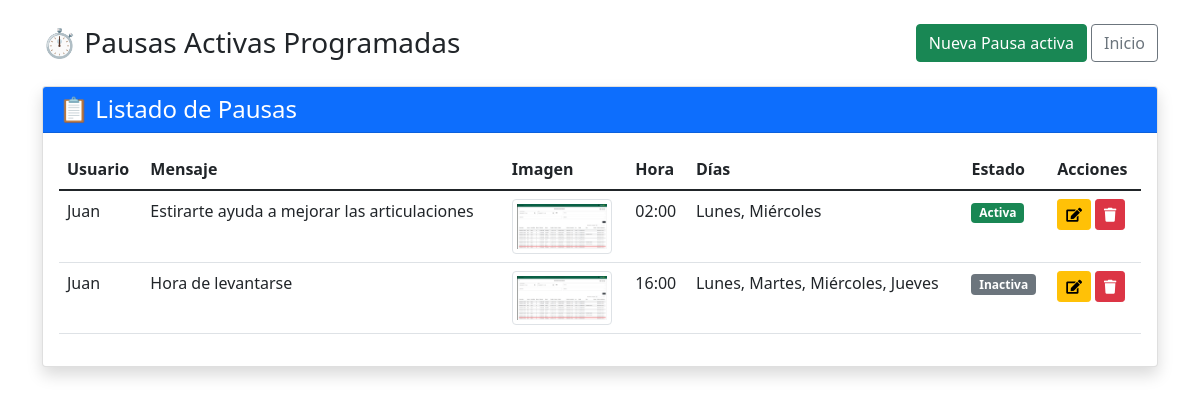
Page /pausas_activas on the committed database.
### tables this page shows
CREATE TABLE pausas_activas(
                id INTEGER PRIMARY KEY AUTOINCREMENT,
                id_usuario INTEGER NOT NULL,
                mensaje TEXT,
                imagen TEXT,
                hora_pausa TEXT,  -- Almacenar como texto en formato HH:MM o como TIMESTAMP
                dias_semana TEXT,  -- Para especificar días de la semana (ej. "Lunes,Miércoles,Viernes")
                activa BOOLEAN DEFAULT 1,
                FOREIGN KEY (id_usuario) REFERENCES usuarios(id)
            );

CREATE TABLE usuarios (
                id INTEGER PRIMARY KEY AUTOINCREMENT,
                nombre TEXT NOT NULL,
                username TEXT UNIQUE NOT NULL,
                password TEXT NOT NULL,
                role INTEGER NOT NULL DEFAULT 1,  -- 1=usuario normal, 2=admin
                dni TEXT UNIQUE NOT NULL,  -- Cambiado a TEXT para manejar diferentes formatos
                fecha_registro TIMESTAMP DEFAULT CURRENT_TIMESTAMP,
                activo BOOLEAN DEFAULT 1
            );

### routes/pausas.py (the view)
    @app.route('/pausas_activas')
    def pausas_activas_index():
        try:
            conn = get_db_connection()
            pausas = conn.execute('''
                SELECT pa.id, pa.mensaje, pa.imagen, pa.hora_pausa, pa.dias_semana, pa.activa,
                       strftime('%H:%M', pa.hora_pausa) as hora_formateada,
                       u.nombre as usuario_nombre
                FROM pausas_activas pa
                JOIN usuarios u ON pa.id_usuario = u.id
                ORDER BY pa.hora_pausa
            ''').fetchall()
            conn.close()
            return render_template('pausas_activas/index.html', pausas=pausas)
        except Exception as e:
            app.logger.error(f"Error al listar pausas activas: {str(e)}")
            flash('Error al cargar las pausas activas', 'error')
            return redirect(url_for('index'))

### database.py (called while the page is built)
def get_db_connection():
    conn = sqlite3.connect('monitoring.db')
    conn.row_factory = sqlite3.Row
    return conn

### templates/pausas_activas/index.html (shortened to what this page needs)
<!DOCTYPE html>
<html lang="es">
<head>
    <link href="https://cdn.jsdelivr.net/npm/bootstrap@5.1.3/dist/css/bootstrap.min.css" rel="stylesheet">
    <link href="https://cdnjs.cloudflare.com/ajax/libs/font-awesome/5.15.4/css/all.min.css" rel="stylesheet">
</head>
<body>
    <div class="container py-4">
        <div class="d-flex justify-content-between align-items-center mb-4">
            <h1 class="h3 mb-0">
                 ⏱️ Pausas Activas Programadas
            </h1>
            <div>
                <a href="{{ url_for('pausas_activas_add') }}" class="btn btn-success">
                     Nueva Pausa activa
                </a>
                <a href="{{ url_for('index') }}" class="btn btn-outline-secondary">
                     Inicio
                </a>
            </div>
        </div>
        <div class="card shadow">
            <div class="card-header bg-primary text-white">
                <h4 class="mb-0">📋 Listado de Pausas</h4>
            </div>
            <div class="card-body">
                <div class="table-responsive">
                    <table class="table table-hover">
                        <thead>
                            <tr>
                                <th>Usuario</th>
                                <th>Mensaje</th>
                                <th>Imagen</th>
                                <th>Hora</th>
                                <th>Días</th>
                                <th>Estado</th>
                                <th>Acciones</th>
                            </tr>
                        </thead>
                        <tbody>
                            {% for pausa in pausas %}
                            <tr>
                                <td>{{ pausa.usuario_nombre }}</td>
                                <td>{{ pausa.mensaje }}</td>
                                <td>
                                    {% if pausa.imagen %}
                                    <img src="{{ url_for('static', filename='uploads/pausas/' + pausa.imagen) }}"
                                         class="img-thumbnail" alt="Imagen pausa">
                                    {% else %}
                                    <span class="text-muted">Sin imagen</span>
                                    {% endif %}
                                </td>
                                <td>{{ pausa.hora_formateada }}</td>
                                <td>
                                    {% if pausa.dias_semana %}
                                        {{ pausa.dias_semana.split(',')|join(', ') }}
                                    {% else %}
                                        Diario
                                    {% endif %}
                                </td>
                                <td>
                                    {% if pausa.activa %}
                                        <span class="badge bg-success">Activa</span>
                                    {% else %}
                                        <span class="badge bg-secondary">Inactiva</span>
                                    {% endif %}
                                </td>
                                <td>
                                    <a href="{{ url_for('pausas_activas_edit', id=pausa.id) }}"
                                       class="btn btn-sm btn-warning" title="Editar">
                                        <i class="fas fa-edit"></i>
                                    </a>
                                    <form method="post" action="{{ url_for('pausas_activas_delete', id=pausa.id) }}"
                                          style="display: inline;" onsubmit="return confirm('¿Eliminar esta pausa activa?')">
                                        <button type="submit" class="btn btn-sm btn-danger" title="Eliminar">
                                            <i class="fas fa-trash"></i>
                                        </button>
                                    </form>
                                </td>
                            </tr>
                            {% else %}
                            <tr>
                                <td colspan="7" class="text-center py-4">No hay pausas activas programadas</td>
                            </tr>
                            {% endfor %}
                        </tbody>
                    </table>
                </div>
            </div>
        </div>
    </div>
</body>
</html>

### templates/pausas_activas/index.html (style rules this page uses)
.img-thumbnail { max-width: 100px; max-height: 100px; }

### rows in the picture
pausas_activas: usuario_nombre "Juan", mensaje "Estirarte ayuda a mejorar las articulaciones", imagen (picture), hora_formateada "02:00", dias_semana.split "Lunes, Miércoles", activa "Activa"
pausas_activas: usuario_nombre "Juan", mensaje "Hora de levantarse", imagen (picture), hora_formateada "16:00", dias_semana.split "Lunes, Martes, Miércoles, Jueves", activa "Inactiva"
